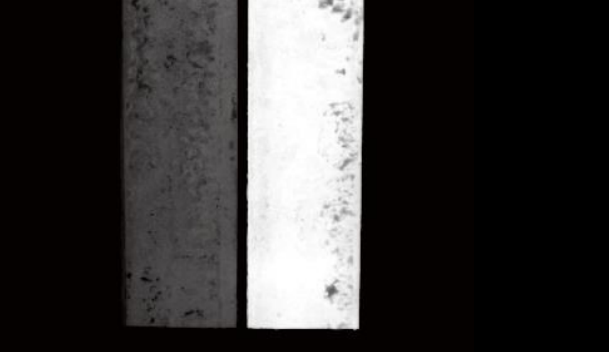
%> input picture dosya/9.png, 609 x 352 px
$ octave program.m   (GNU Octave 9; MATLAB toolbox functions it lacks are replaced by stand-ins)
%> lines starting %> are read from the running program, lines starting %| are printed output that depends on the picture; in (x1, y1, x2, y2) boxes, pixels count from 0 and x2, y2 are one past the last pixel; in counts of white or black regions, pixels touching at a corner belong together; the program's own positions count from 1
close all; clear all;

A=imread('C:\Users\ulasg\Desktop\Görüntü iþleme 2\ödev\9.png');
%> A is the input picture: size 352x609x3 uint8; mean R, G, B 56.5, 54.5, 54.1
B=rgb2gray(A);
C=B>50;
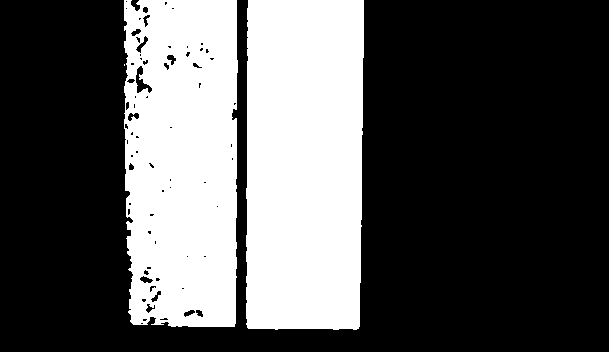
%> C: size 352x609 logical; 33.8% white; 3 white regions (1 under 20 px), largest, box (x1, y1, x2, y2) and area: (246, 0, 364, 330) 37933, (124, 0, 238, 327) 34624
figure,imshow(B);
figure,imshow(C);


close all; clear all;

A=imread('C:\Users\ulasg\Desktop\Görüntü iþleme 2\ödev\9.png');
A=rgb2gray(A);
B=A>10;
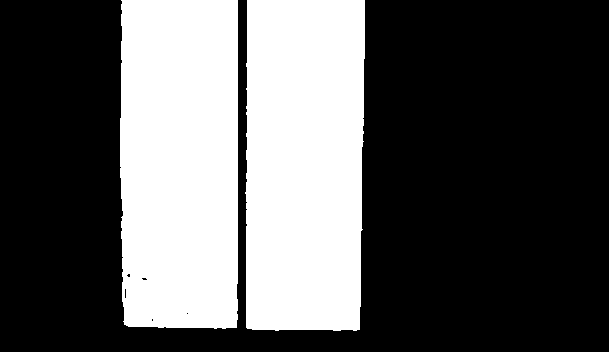
%> B: size 352x609 logical; 35.7% white; 2 white regions, box (x1, y1, x2, y2) and area: (245, 0, 365, 331) 38351, (120, 0, 238, 329) 38149
C=[1 1 1 1 1 1 1 1 1; 0 0 0 0 0 0 0 0 0; -1 -1 -1 -1 -1 -1 -1 -1 -1];
D = filter2(B, C, 'full');
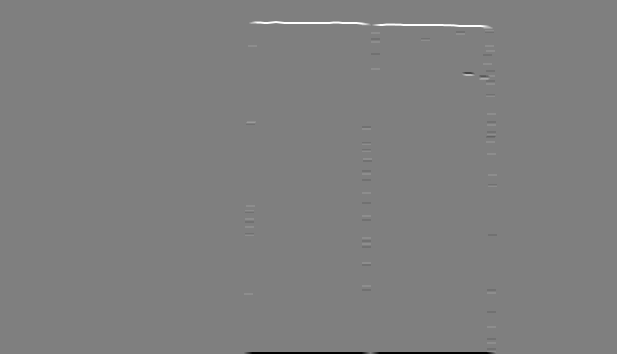
%> D: size 354x617 double; min -9, max 9, mean 0; drawn with min black and max white

figure,imshow(A);
figure,imshow(B);
figure,imshow(D);
%> after `imshow(D)`:
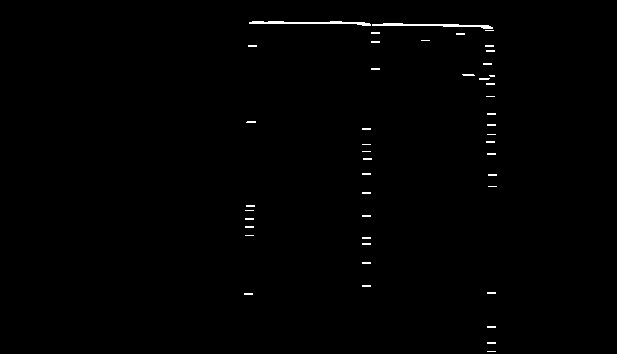
%> displayed picture: size 354x617, on the screen's scale of 0 to 255; 0.59% white in thin lines or dots, all inside (x1, y1, x2, y2) = (244, 21, 497, 352)


close all; clear all;
F=zeros(5);
F(3,3)=1;
W=[1 2 3;4 5 6;7 8 9];
%> (the run ends here)

$ run again, with dosya/1.png copied over dosya/9.png
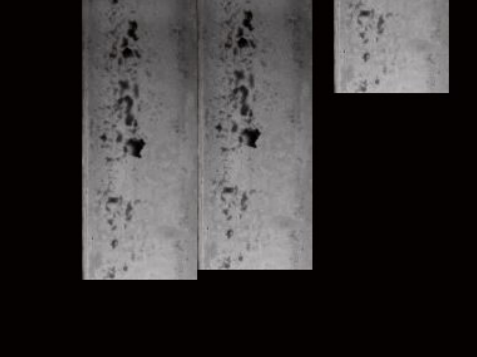
%> input picture dosya/1.png, 477 x 357 px
%> A is the input picture: size 357x477x3 uint8; mean R, G, B 55.4, 52.3, 52.1
%> `C=B>50;`:
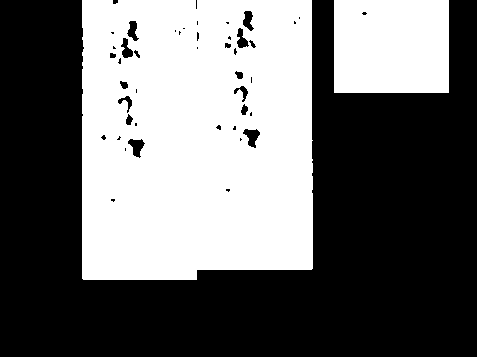
%> C: size 357x477 logical; 42.5% white; 2 white regions, box (x1, y1, x2, y2) and area: (82, 0, 313, 280) 61734, (334, 0, 449, 93) 10684
%> `imshow(D)`:
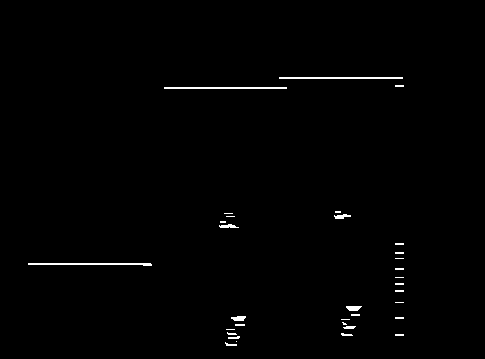
%> displayed picture: size 359x485, on the screen's scale of 0 to 255; 0.8% white in thin lines or dots, all inside (x1, y1, x2, y2) = (28, 77, 404, 346)

$ run again, with dosya/10.png copied over dosya/9.png
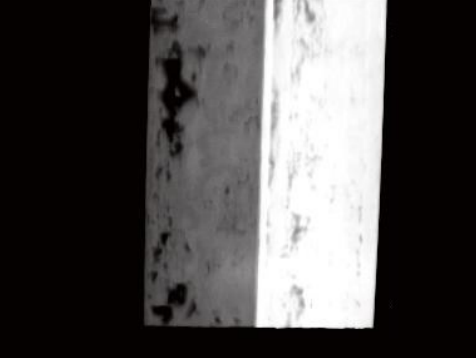
%> input picture dosya/10.png, 476 x 358 px
%> A is the input picture: size 358x476x3 uint8; mean R, G, B 79.1, 76.4, 76
%> `C=B>50;`:
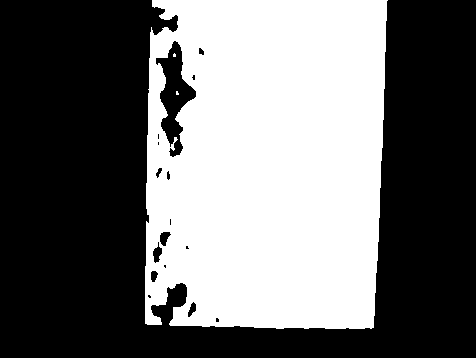
%> C: size 358x476 logical; 42.8% white; 3 white regions (2 under 20 px), largest, box (x1, y1, x2, y2) and area: (145, 0, 388, 329) 72918
%> `imshow(D)`:
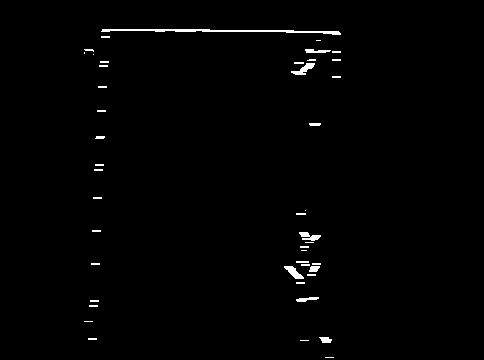
%> displayed picture: size 360x484, on the screen's scale of 0 to 255; 1% white; 45 white regions (32 under 20 px), largest, box (x1, y1, x2, y2) and area: (101, 29, 341, 35) 558, (291, 63, 315, 75) 126, (284, 266, 304, 279) 124
